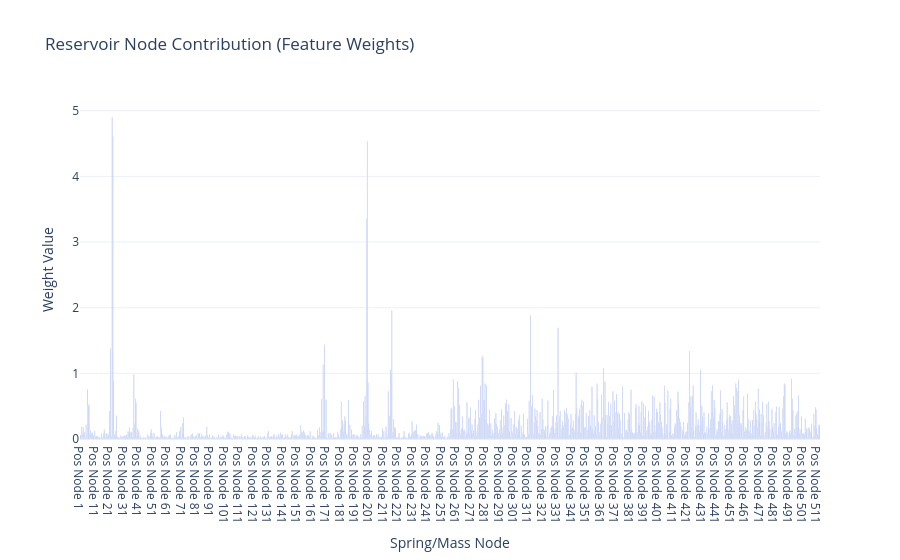

The notebook cell this image was saved under:
### Code cell
weight_plot(np.linalg.norm(model.coef_, axis=0)).show()
henon_plot([Y_test, Y_pred]).show()
r_2_plots_grid(Y_test, Y_pred, ["Test", "Pred"]).show()
spring_animation(
    disp,
    nodes_pos,
    connections_list,
    10,
    highlighted_nodes=target_nodes,
    external=True,
).show()

### Figure 1 — Plotly figure (JSON) as saved in the notebook; plotly's stock layout.template omitted (floating-point values rounded to 4 significant figures; data arrays with more than 128 entries replaced by an {"elided": "..."} marker saying what was removed)
{"data": [{"marker": {"color": {"elided": "1024 str values"}}, "type": "bar", "x": {"elided": "1024 str values"}, "y": {"elided": "1024 float values"}}], "layout": {"title": {"text": "Reservoir Node Contribution (Feature Weights)"}, "xaxis": {"title": {"text": "Spring/Mass Node"}}, "yaxis": {"title": {"text": "Weight Value"}}}}
